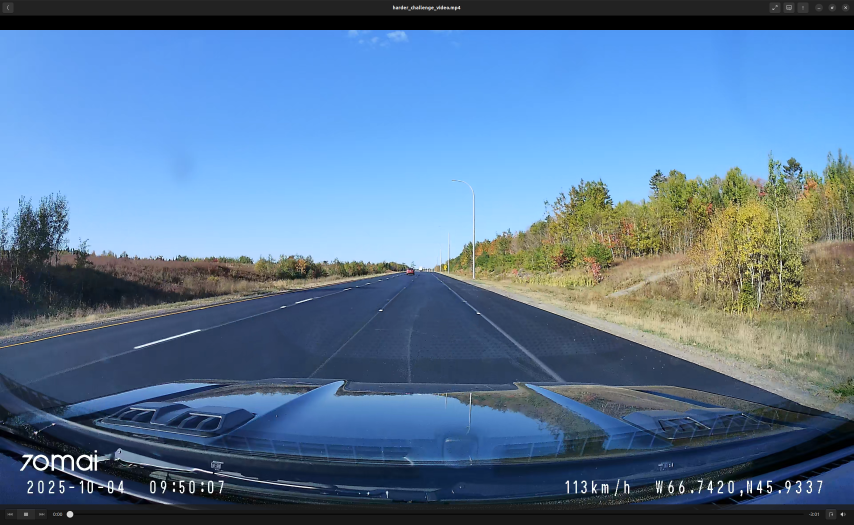
#> input picture Code/Utils/your_image.png, 2560 x 1573 px, given as the content of the folder ../Data/Project2_Dataset2/data_2/images, which was not available (shown at 1/3 size)
$ python LaneDetection_part2.py   (older library calls are emulated)
#> lines starting #> are read from the running program, lines starting #| are printed output that depends on the picture; pictures that were not available may be replaced by others from this repository, and a replacement may not be noted
### Code/Utils/MiscUtils.py
import cv2
import os
import yaml
import numpy as np

# [15 lines left out: function loadImages, not called in this run]

def getCamera(config_file_name):
    config_file = open(config_file_name)
    config_data = yaml.load(config_file, Loader=yaml.FullLoader)

    K = config_data.get('K')
    D = config_data.get('D')

    K = np.array(K.split(), np.float32).reshape(3,3)
    D = np.array(D.split(), np.float32)

    return K, D

### Code/Utils/MovingAverage.py
import numpy as np

class MovingAverage:

    def __init__(self, window_size):

        self.window_size_ = window_size
        self.markers_ = []
        self.average_ = 0


    # [18 lines left out: functions addMarkers, getAverage, not called in this run]

    def getListLength(self):
        l = len(self.markers_)
        return l

### Code/LaneDetection_part2.py
from Utils.ImageUtils import *
from Utils.MiscUtils import *
from Utils.MovingAverage import *
import argparse
import yaml
import glob
import os
import numpy as np
import cv2

global_state = {
    'old_left_fit': [],
    'old_right_fit': [],
    'left_lane_detected': False,
    'right_lane_detected': False,
    'moving_average_left': MovingAverage(window_size=10),
    'moving_average_right': MovingAverage(window_size=10),
    'moving_average_R_r': MovingAverage(window_size=10),
    'moving_average_R_l': MovingAverage(window_size=10),
    'R_l_old': 0,
    'turn': "Go Straight",
    'left_avg_x': None,
    'right_avg_x': None,
    'white_dashed_history': None,
    'left_lane_type': 'Unknown',
    'right_lane_type': 'Unknown',
    'left_line_pattern': 'Unknown',
    'right_line_pattern': 'Unknown',
    'type_confidence_left': 0.0,
    'type_confidence_right': 0.0
}
#> in main, image_bgr is the input picture: shape (1573, 2560, 3); mean B, G, R 149.3, 118.2, 88.2


# [70 lines left out: functions calculate_histogram_uniformity, enhanced_clahe_processing, gradient_based_detection_adaptive, connect_dashed_lines, not called in this run]


def enhance_yellow_sensitivity(image):
    lab = cv2.cvtColor(image, cv2.COLOR_BGR2LAB)
#> lab: shape (1573, 2560, 3); mean of channels 0, 1, 2 121.9, 128.2, 108.9
    l, a, b = cv2.split(lab)
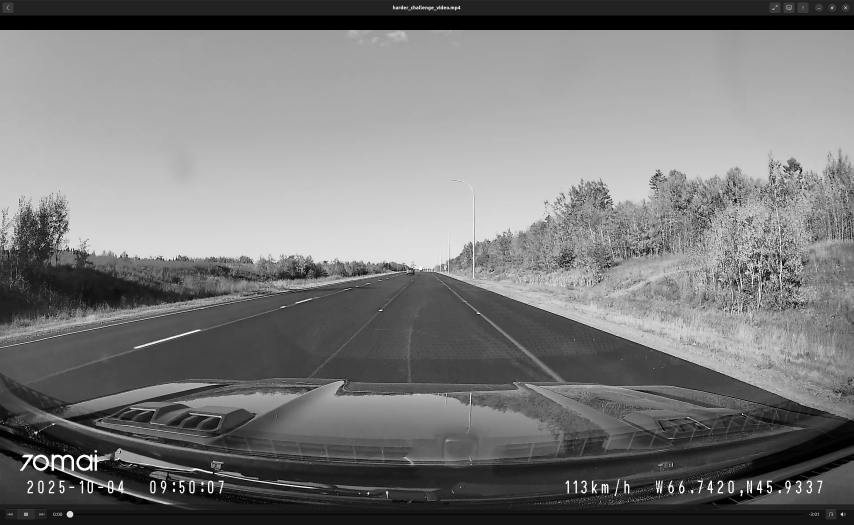
#> l: shape (1573, 2560) (shown at 1/3 size); min 0, max 255, mean 121.9
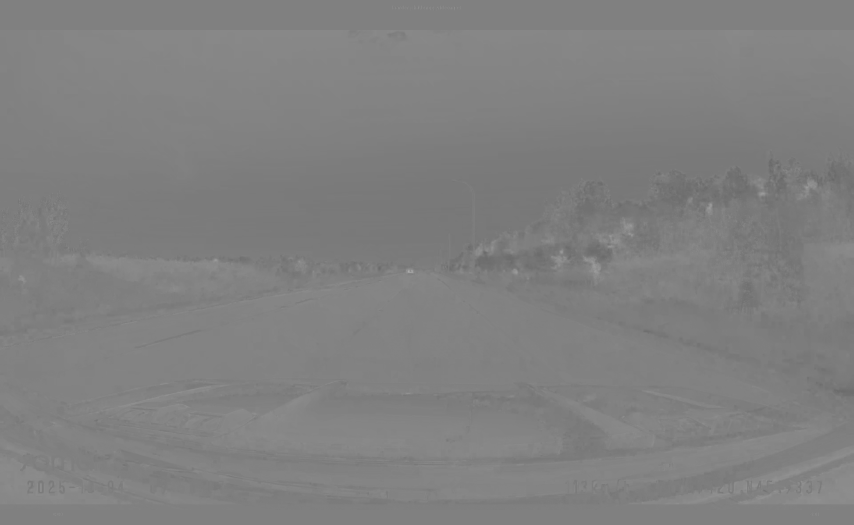
#> a: shape (1573, 2560) (shown at 1/3 size); min 104, max 178, mean 128.2
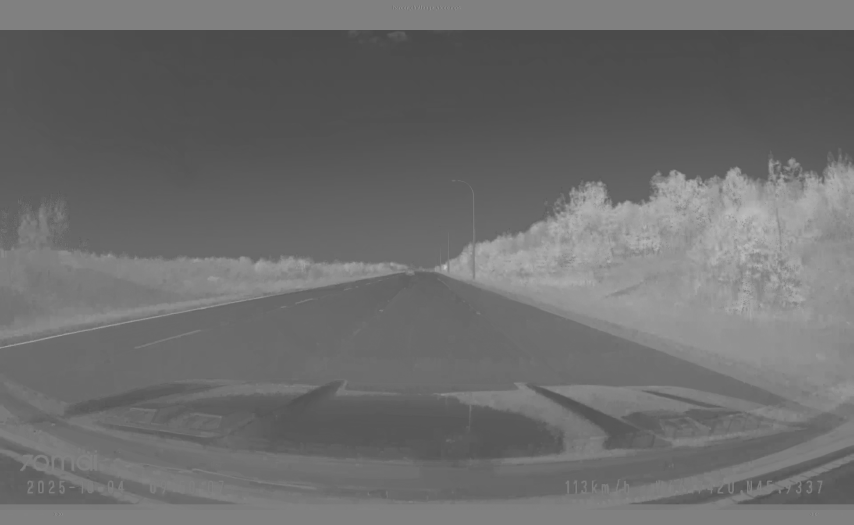
#> b: shape (1573, 2560) (shown at 1/3 size); min 73, max 203, mean 108.9
    clahe = cv2.createCLAHE(clipLimit=2.0, tileGridSize=(8, 8))
    enhanced_b = clahe.apply(b)
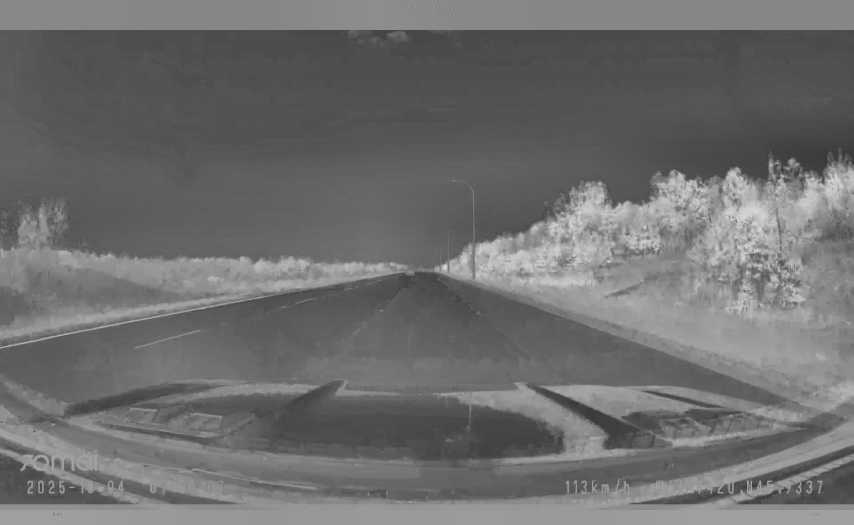
#> enhanced_b: shape (1573, 2560) (shown at 1/3 size); min 49, max 221, mean 109.8
    enhanced_lab = cv2.merge([l, a, enhanced_b])
#> enhanced_lab: shape (1573, 2560, 3); mean of channels 0, 1, 2 121.9, 128.2, 109.8
    enhanced_img = cv2.cvtColor(enhanced_lab, cv2.COLOR_LAB2BGR)
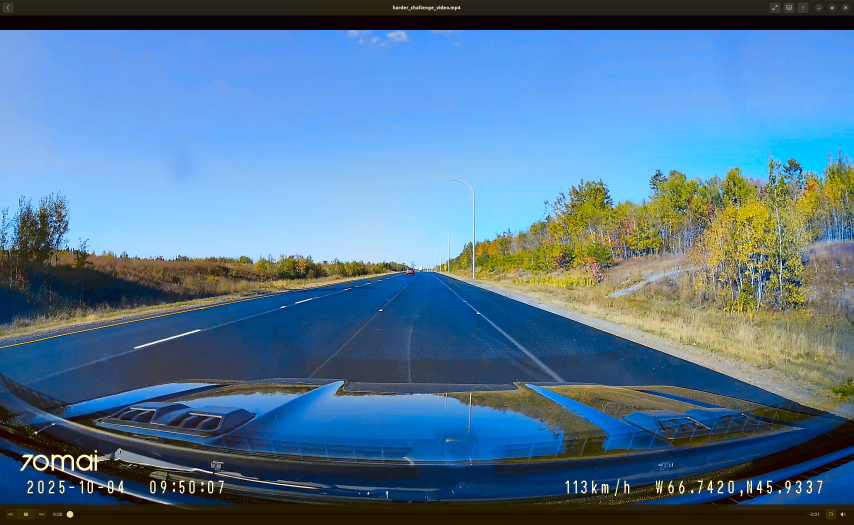
#> enhanced_img: shape (1573, 2560, 3) (shown at 1/3 size); mean B, G, R 147.4, 118.5, 82.9
    return enhanced_img


# [406 lines left out: functions post_process_yellow_detection, analyze_line_pattern, prioritize_solid_over_dashed, extractWhiteYellow_separate, getWarpedBinary, getLeftRightPoints_enhanced and 8 more, not called in this run]


def process_frame_for_moviepy(frame_bgr):
    global global_state
    old_left_fit = global_state['old_left_fit']
    old_right_fit = global_state['old_right_fit']
    moving_average_left = global_state['moving_average_left']
    moving_average_right = global_state['moving_average_right']
    moving_average_R_r = global_state['moving_average_R_r']
    moving_average_R_l = global_state['moving_average_R_l']
    R_l_old = global_state['R_l_old']
    turn = global_state['turn']

    frame_with_points = frame_bgr.copy()
    PerspectiveConfigFile = 'perspective_points.yaml'
    try:
        with open(PerspectiveConfigFile, 'r') as f:
            data = yaml.safe_load(f)
        left_region_points = [tuple(point) for point in data['left_region']]
        right_region_points = [tuple(point) for point in data['right_region']]
        all_points = [tuple(point) for point in data['all_points']]
    except:
        all_points = [(1347, 1520), (1685, 1232), (2146, 1224), (2565, 1539)]
        left_region_points = [(1347, 1520), (1685, 1232), (1685, 1232), (1347, 1520)]
        right_region_points = [(2146, 1224), (2565, 1539), (2565, 1539), (2146, 1224)]
    image = frame_bgr
    enhanced_image = enhance_yellow_sensitivity(image)
    h, w, _ = image.shape
#> h = 1573; w = 2560
    K, D = getCamera('../Data/Project2_Dataset2/data_2/cam_params.yaml')
    image_undistorted = cv2.undistort(enhanced_image, K, D)
    image_overlay = image_undistorted.copy()
    image_roi, cropped_image = getROI(image_undistorted, 0.1)
    white_mask, yellow_mask = extractWhiteYellow_separate(image_roi)
    image_bin = cv2.bitwise_or(white_mask, yellow_mask)
    kernel = np.ones((3, 3), np.uint8)
    image_bin = cv2.morphologyEx(image_bin, cv2.MORPH_CLOSE, kernel, iterations=2)
    image_bin = cv2.morphologyEx(image_bin, cv2.MORPH_OPEN, kernel, iterations=1)
    if np.sum(image_bin) < 500:
        kernel_large = np.ones((5, 5), np.uint8)
        image_bin = cv2.dilate(image_bin, kernel_large, iterations=1)
    image_warped_binary, H_left, H_right = getWarpedBinary(image_bin, PerspectiveConfigFile)
    warped_white, _, _ = getWarpedBinary(white_mask, PerspectiveConfigFile)
    warped_yellow, _, _ = getWarpedBinary(yellow_mask, PerspectiveConfigFile)
    colored_warped = np.zeros((500, 300, 3), dtype=np.uint8)
    colored_warped[warped_white == 255] = [255, 255, 255]
    colored_warped[warped_yellow == 255] = [0, 255, 255]
    overlap = cv2.bitwise_and(warped_white, warped_yellow)
    colored_warped[overlap == 255] = [255, 255, 255]
    left_indexes, right_indexes = getLeftRightPoints_enhanced(image_warped_binary)
    display_image = drawDetections(image_warped_binary, left_indexes, right_indexes)
    draw_points_left = None
    draw_points_right = None
    left_avg_x, right_avg_x = None, None
    if len(left_indexes) > 0:
        left_avg_x = np.mean([p[1] for p in left_indexes])
    if len(right_indexes) > 0:
        right_avg_x = np.mean([p[1] for p in right_indexes])
    global_state['left_avg_x'] = left_avg_x
    global_state['right_avg_x'] = right_avg_x

    current_left_lane_type = 'Unknown'
    current_right_lane_type = 'Unknown'
    current_left_line_pattern = 'Unknown'
    current_right_line_pattern = 'Unknown'
    current_type_confidence_left = 0.0
    current_type_confidence_right = 0.0

    if len(left_indexes) > 0:
        left_type, left_conf = determine_lane_type_from_warped_masks(left_indexes, warped_white, warped_yellow)
        if left_conf > current_type_confidence_left:
            current_left_lane_type = left_type
            current_type_confidence_left = left_conf
        left_pattern, left_pattern_conf = analyze_line_pattern(image_warped_binary, left_indexes)
        if left_pattern_conf > 0.6:
            current_left_line_pattern = prioritize_solid_over_dashed(left_indexes, image_warped_binary, left_pattern)

    if len(right_indexes) > 0:
        right_type, right_conf = determine_lane_type_from_warped_masks(right_indexes, warped_white, warped_yellow)
        if right_conf > current_type_confidence_right:
            current_right_lane_type = right_type
            current_type_confidence_right = right_conf
        right_pattern, right_pattern_conf = analyze_line_pattern(image_warped_binary, right_indexes)
        if right_pattern_conf > 0.6:
            current_right_line_pattern = prioritize_solid_over_dashed(right_indexes, image_warped_binary, right_pattern)

    left_lane_detected = False
    right_lane_detected = False
    if (len(left_indexes) > 2):
        left_indexes = addBasePoint(left_indexes, image_warped_binary.shape[0])
        left_fit = getCurve(left_indexes, order=2)
        if len(left_fit) > 0 and not np.allclose(left_fit, [0, 0, 0]):
            old_left_fit = left_fit
            moving_average_left.addMarkers(left_fit)
            left_fit = moving_average_left.getAverage()
            left_lane_detected = True
    else:
        if len(old_left_fit) > 0 and not np.allclose(old_left_fit, [0, 0, 0]):
            left_fit = old_left_fit
            left_lane_detected = True
        else:
            left_fit = np.array([0, 0, 0])
            left_lane_detected = False
    if (len(right_indexes) > 2):
        right_indexes = addBasePoint(right_indexes, image_warped_binary.shape[0])
        right_fit = getCurve(right_indexes, order=2)
        if len(right_fit) > 0 and not np.allclose(right_fit, [0, 0, 0]):
            moving_average_right.addMarkers(right_fit)
            right_fit = moving_average_right.getAverage()
            old_right_fit = right_fit
            right_lane_detected = True
    else:
        if len(old_right_fit) > 0 and not np.allclose(old_right_fit, [0, 0, 0]):
            right_fit = old_right_fit
            right_lane_detected = True
        else:
            right_fit = np.array([0, 0, 0])
            right_lane_detected = False
    if left_lane_detected:
        try:
            display_image, draw_points_left = drawCurve(display_image, left_fit, (255, 0, 0))
        except:
            left_lane_detected = False
    if right_lane_detected:
        try:
            display_image, draw_points_right = drawCurve(display_image, right_fit, (0, 255, 0))
        except:
            right_lane_detected = False
    if left_lane_detected and draw_points_left is not None:
        try:
            draw_points_left = draw_points_left.reshape(-1, 1, 2).astype(np.float32)
            draw_points_left_transformed = cv2.perspectiveTransform(draw_points_left, np.linalg.inv(H_left))
            draw_points_left_transformed = (draw_points_left_transformed.reshape(-1, 2)).astype(np.int32)

            if current_left_lane_type == 'Yellow':
                color = (0, 255, 255)
            elif current_left_lane_type == 'White':
                color = (255, 255, 255)
            else:
                color = (255, 0, 0)

            image_overlay = cv2.polylines(image_overlay, [draw_points_left_transformed], False, color, 4)
        except:
            pass
    if right_lane_detected and draw_points_right is not None:
        try:
            draw_points_right = draw_points_right.reshape(-1, 1, 2).astype(np.float32)
            draw_points_right_transformed = cv2.perspectiveTransform(draw_points_right, np.linalg.inv(H_right))
            draw_points_right_transformed = (draw_points_right_transformed.reshape(-1, 2)).astype(np.int32)

            if current_right_lane_type == 'Yellow':
                color = (0, 255, 255)
            elif current_right_lane_type == 'White':
                color = (255, 255, 255)
            else:
                color = (0, 255, 0)

            image_overlay = cv2.polylines(image_overlay, [draw_points_right_transformed], False, color, 4)
        except:
            pass
    if (left_lane_detected and draw_points_left is not None and
            right_lane_detected and draw_points_right is not None):
        try:
            corners = np.vstack((draw_points_left_transformed, draw_points_right_transformed[::-1]))
            cv2.fillPoly(image_overlay, pts=[corners], color=(0, 0, 255), lineType=cv2.LINE_AA)
        except:
            pass
    cv2.addWeighted(image_overlay, 0.4, image_undistorted, 0.6, 0, image_overlay)
    h_w = image_warped_binary.shape[0]
    x = np.linspace(0, h_w - 1, h_w)
    if left_lane_detected and len(old_left_fit) > 0:
        avg_x = np.mean(x) if len(x) > 0 else h_w // 2
        R_l = findCurvature(left_fit, avg_x)
        moving_average_R_l.addMarkers(R_l)
        R_l = moving_average_R_l.getAverage()
    else:
        R_l = 10000.0
    if right_lane_detected and len(old_right_fit) > 0:
        avg_x = np.mean(x) if len(x) > 0 else h_w // 2
        R_r = findCurvature(right_fit, avg_x)
        moving_average_R_r.addMarkers(R_r)
        R_r = moving_average_R_r.getAverage()
    else:
        R_r = 10000.0
    full_display, turn = finalDisplay(image_undistorted, image_bin, colored_warped,
                                      display_image, image_overlay, R_l,
                                      R_r, turn, "", current_left_lane_type, current_right_lane_type,
                                      current_left_line_pattern, current_right_line_pattern,
                                      current_type_confidence_left, current_type_confidence_right, stream_bad=False)

    global_state['old_left_fit'] = old_left_fit if left_lane_detected else global_state['old_left_fit']
    global_state['old_right_fit'] = old_right_fit if right_lane_detected else global_state['old_right_fit']
    global_state['turn'] = turn
    global_state['left_lane_type'] = current_left_lane_type
    global_state['right_lane_type'] = current_right_lane_type
    global_state['left_line_pattern'] = current_left_line_pattern
    global_state['right_line_pattern'] = current_right_line_pattern
    global_state['type_confidence_left'] = current_type_confidence_left
    global_state['type_confidence_right'] = current_type_confidence_right

    full_display_rgb = cv2.cvtColor(full_display, cv2.COLOR_BGR2RGB)
    return full_display_rgb


def main():
    Parser = argparse.ArgumentParser()
    Parser.add_argument('--InputDir', default='../Data/Project2_Dataset2/data_2/images/',
                        help='Directory containing input .png images')
    Parser.add_argument('--OutputDir', default='output_images',
                        help='Directory to save processed .png results')
    Parser.add_argument('--CamConfigFile', default='../Data/Project2_Dataset2/data_2/cam_params.yaml',
                        help='Camera calibration YAML file')
    Parser.add_argument('--PerspectiveConfigFile', default='perspective_points.yaml',
                        help='YAML file with perspective points')
    Args = Parser.parse_args()
    os.makedirs(Args.OutputDir, exist_ok=True)
    png_files = glob.glob(os.path.join(Args.InputDir, "*.png")) + \
                glob.glob(os.path.join(Args.InputDir, "*.PNG"))
    if not png_files:
        print(f"No .png files found in {Args.InputDir}")
        return
    png_files.sort()
    for input_path in png_files:
        filename = os.path.basename(input_path)
        output_path = os.path.join(Args.OutputDir, filename)
        print(f"Processing: {filename}")
        image_bgr = cv2.imread(input_path)
        if image_bgr is None:
            print(f"Warning: Could not load {input_path}. Skipping.")
            continue
        try:
            processed_rgb = process_frame_for_moviepy(image_bgr)
            processed_bgr = cv2.cvtColor(processed_rgb, cv2.COLOR_RGB2BGR)
            success = cv2.imwrite(output_path, processed_bgr)
            if not success:
                print(f"Failed to write {output_path}")
        except Exception as e:
            print(f"Error processing {input_path}: {e}")
            continue
    print(f"Done! Processed {len(png_files)} images. Results saved to {Args.OutputDir}")


if __name__ == "__main__":
    main()
